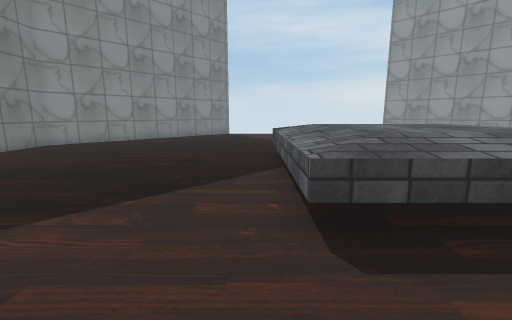
view 1 (above)

16 first-person views from a walk through a Unity game level. The camera is 1.3 m above the floor, tilts 10° down and sees 90° across. The floor is counted in squares, 1 m on a side. Each view is taken from the middle of a square. On the plan, view 1 faces up. The plan holds only what a view shows up to about 13 squares ahead; the rest is blank. Some animated figures are not drawn. Some surface patterns are stand-ins.

view 2
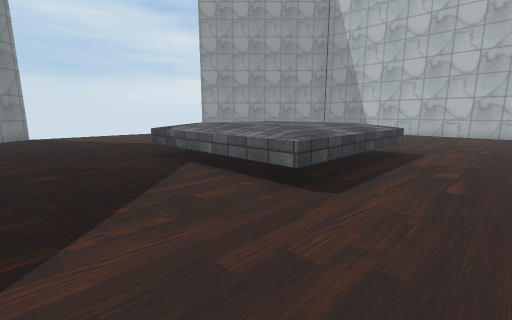

view 3
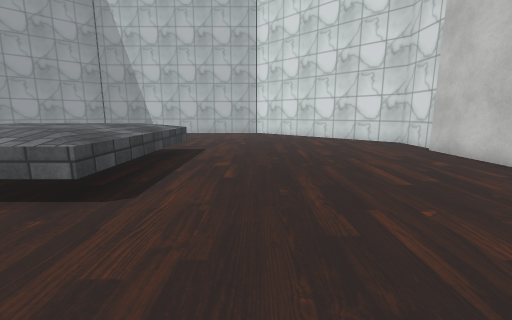

view 4
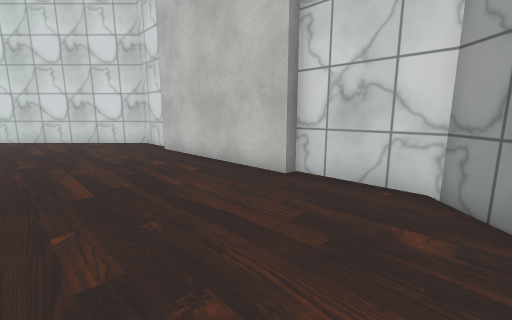

view 5
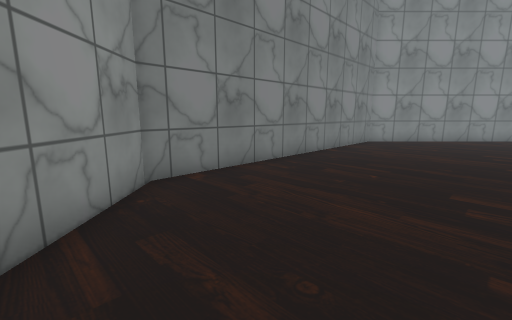

view 6
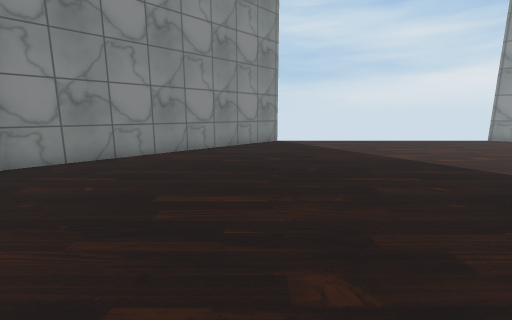

view 7
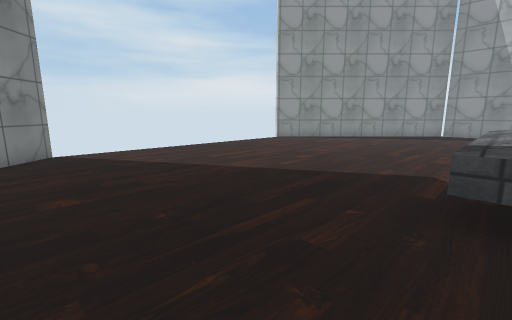

view 8
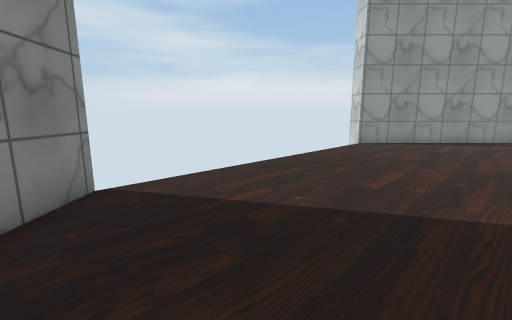

view 9
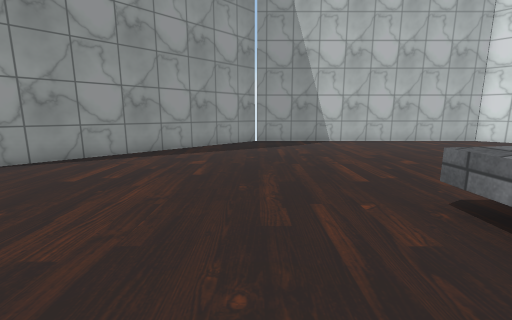

view 10
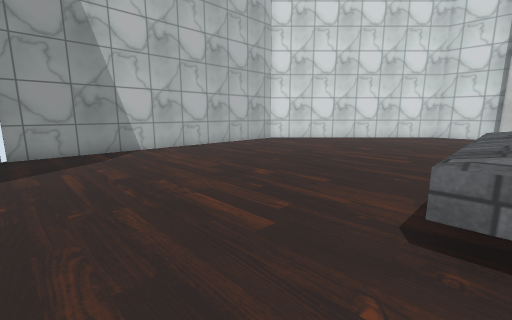

view 11
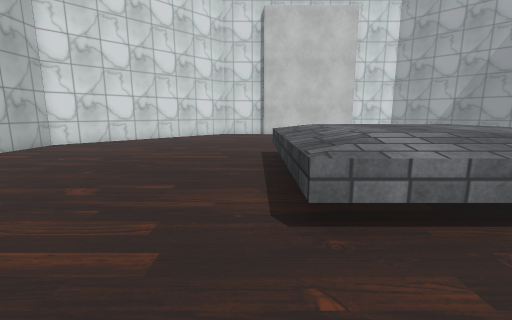

view 12
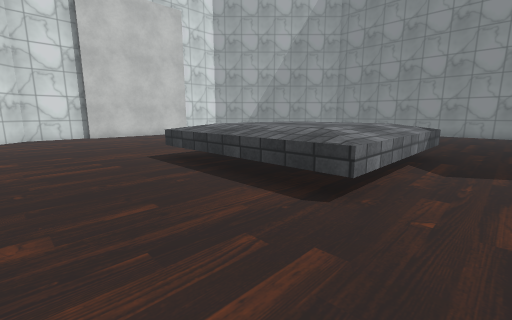

view 13
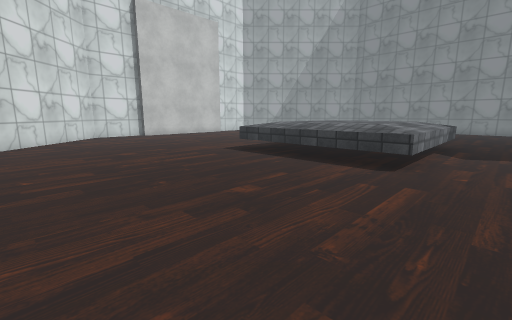

view 14
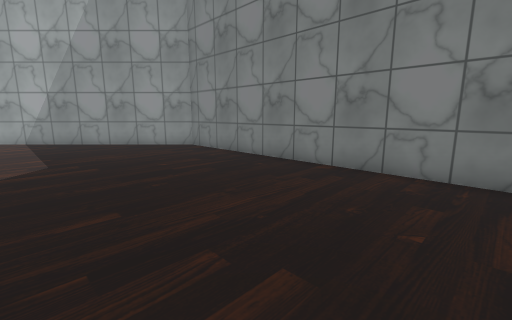

view 15
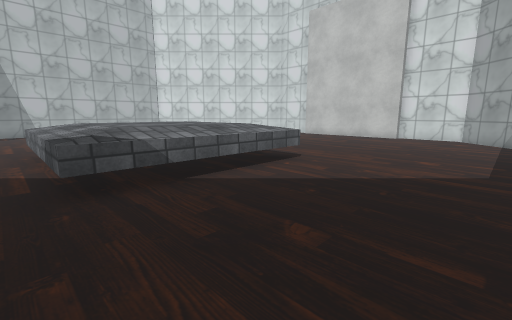

view 16
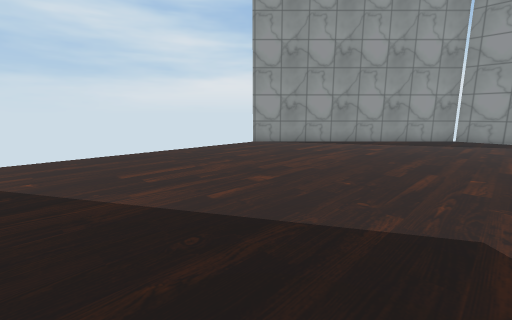

### Floor plan
Points are (right, up) in squares from view 1. A wall is a line through its corners. A room is listed if a view was taken in it or the views show most of it. See-through windows are left out.
Room 1 (views 1, 2, 3, 4, 5, 6, 7, 8, 9, 10, 11, 12, 13, 14, 15, 16)
walls: (0.5, -6.5) (6.5, -6.5); (-1.9, 18.3) (-9.1, 11.1) (-9.1, -0.1) (-2.3, -6.8) (0.5, -6.8); (6.4, -6.8) (9.1, -6.8) (15.8, -0.1) (15.8, 11.1) (8.9, 18.1)
ways out: gap at (-2, 18); gap at (9, 18)
objects: other object (1, 3) to (6, 8)

Where each view was taken, in squares from view 1:
view 1: 0 up, 0 right, facing up
view 2: 0 up, 3 left, facing up-right
view 3: 0 up, 3 left, facing right
view 4: 2 down, 3 left, facing down-right
view 5: 2 down, 4 left, facing up-left
view 6: 5 up, 3 left, facing up
view 7: 8 up, 3 left, facing up-right
view 8: 13 up, 3 left, facing up-right
view 9: 11 up, 3 right, facing right
view 10: 11 up, 6 right, facing down-right
view 11: 11 up, 7 right, facing down
view 12: 10 up, 10 right, facing down-left
view 13: 10 up, 13 right, facing down-left
view 14: 10 up, 3 left, facing down-left
view 15: 9 up, 4 left, facing down-right
view 16: 9 up, 0 right, facing up-right
